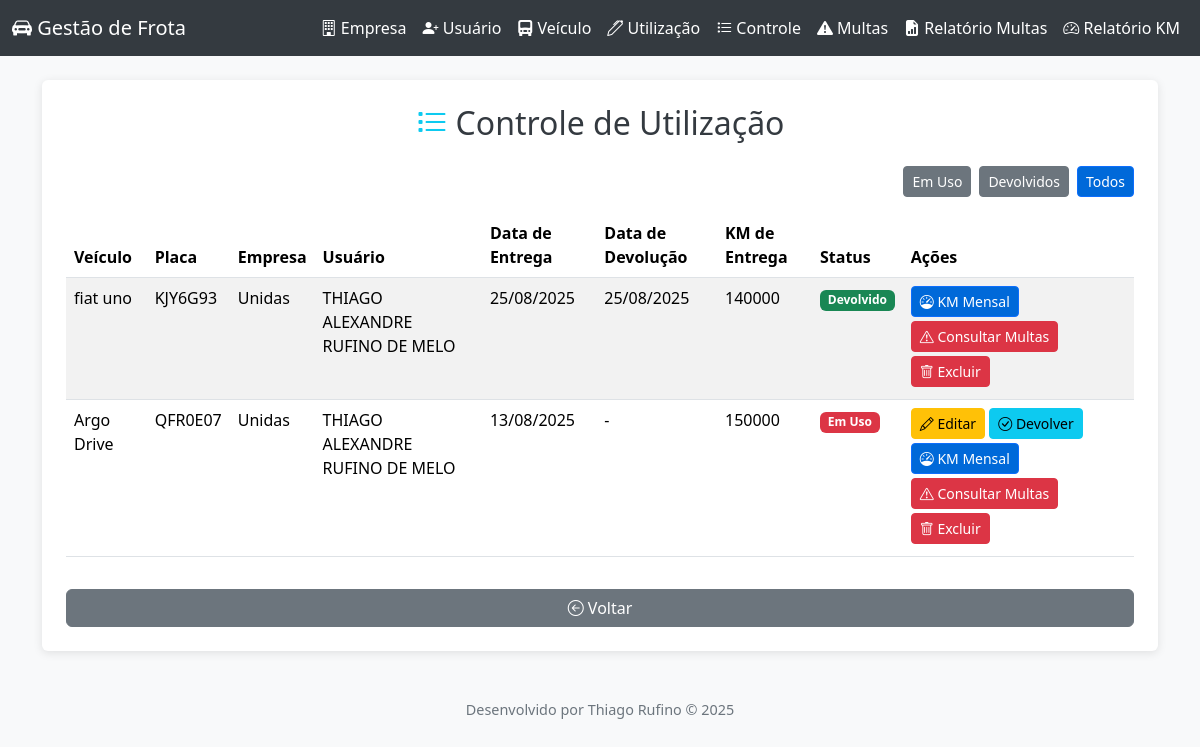
Page /controle_utilizacao?filtro=todos on the committed database.
### app.py (models this page shows, shortened)
class Utilizacao(db.Model):
    id = db.Column(db.Integer, primary_key=True)
    veiculo_id = db.Column(db.Integer, db.ForeignKey('veiculo.id'), nullable=False)
    usuario_id = db.Column(db.Integer, db.ForeignKey('usuario.id'), nullable=False)
    empresa_id = db.Column(db.Integer, db.ForeignKey('empresa.id'), nullable=False)
    data_entrega = db.Column(db.Date, nullable=False)
    km_entrega = db.Column(db.Integer, nullable=False)
    data_devolucao = db.Column(db.Date, nullable=True)
    km_devolucao = db.Column(db.Integer, nullable=True)
    veiculo = db.relationship('Veiculo')
    usuario = db.relationship('Usuario')
    empresa = db.relationship('Empresa')

class Veiculo(db.Model):
    id = db.Column(db.Integer, primary_key=True)
    marca_modelo = db.Column(db.String(100), nullable=False)
    placa = db.Column(db.String(10), nullable=False, unique=True)
    cor = db.Column(db.String(30), nullable=False)
    franquia_km = db.Column(db.Integer, default=2000)
    empresa_id = db.Column(db.Integer, db.ForeignKey('empresa.id'), nullable=False)
    empresa = db.relationship('Empresa')
    data_locacao = db.Column(db.Date, nullable=False)
    disponivel = db.Column(db.Boolean, default=True)

class Empresa(db.Model):
    id = db.Column(db.Integer, primary_key=True)
    nome = db.Column(db.String(100), nullable=False)

class Usuario(db.Model):
    id = db.Column(db.Integer, primary_key=True)
    nome = db.Column(db.String(100), nullable=False)
    cargo = db.Column(db.String(100), nullable=False)
    setor = db.Column(db.String(100), nullable=False)

### app.py (the view)
@app.route('/controle_utilizacao')
def controle_utilizacao():
    filtro = request.args.get('filtro', 'em_uso')
    if filtro == 'devolvidos':
        utilizacoes = Utilizacao.query.filter(Utilizacao.data_devolucao.isnot(None)).order_by(Utilizacao.data_devolucao.desc()).all()
    elif filtro == 'todos':
        utilizacoes = Utilizacao.query.order_by(Utilizacao.data_entrega.desc()).all()
    else: # Padrão: 'em_uso'
        utilizacoes = Utilizacao.query.filter(Utilizacao.data_devolucao.is_(None)).order_by(Utilizacao.data_entrega.desc()).all()
    return render_template('controle_utilizacao.html', utilizacoes=utilizacoes, filtro_atual=filtro)

### templates/controle_utilizacao.html (shortened to what this page needs)
{% extends "base.html" %}
{% block content %}
<div class="row justify-content-center">
    <div class="col-md-12">
        <div class="card p-4">
            <h2 class="mb-4 text-center">
                <i class="bi bi-list-task text-info me-2"></i>Controle de Utilização
            </h2>
            <div class="mb-3 d-flex justify-content-end">
                <a href="{{ url_for('controle_utilizacao', filtro='em_uso') }}" class="btn btn-sm {% if filtro_atual == 'em_uso' %}btn-primary{% else %}btn-secondary{% endif %} me-2">Em Uso</a>
                <a href="{{ url_for('controle_utilizacao', filtro='devolvidos') }}" class="btn btn-sm {% if filtro_atual == 'devolvidos' %}btn-primary{% else %}btn-secondary{% endif %} me-2">Devolvidos</a>
                <a href="{{ url_for('controle_utilizacao', filtro='todos') }}" class="btn btn-sm {% if filtro_atual == 'todos' %}btn-primary{% else %}btn-secondary{% endif %}">Todos</a>
            </div>
            <div class="table-responsive">
                <table class="table table-striped table-hover">
                    <thead>
                        <tr>
                            <th>Veículo</th>
                            <th>Placa</th>
                            <th>Empresa</th>
                            <th>Usuário</th>
                            <th>Data de Entrega</th>
                            <th>Data de Devolução</th>
                            <th>KM de Entrega</th>
                            <th>Status</th>
                            <th>Ações</th>
                        </tr>
                    </thead>
                    <tbody>
                        {% for utilizacao in utilizacoes %}
                        <tr>
                            <td>{{ utilizacao.veiculo.marca_modelo }}</td>
                            <td>{{ utilizacao.veiculo.placa }}</td>
                            <td>{{ utilizacao.empresa.nome }}</td>
                            <td>{{ utilizacao.usuario.nome }}</td>
                            <td>{{ utilizacao.data_entrega.strftime('%d/%m/%Y') }}</td>
                            <td>
                                {% if utilizacao.data_devolucao %}
                                    {{ utilizacao.data_devolucao.strftime('%d/%m/%Y') }}
                                {% else %}
                                    -
                                {% endif %}
                            </td>
                            <td>{{ utilizacao.km_entrega }}</td>
                            <td>
                                {% if utilizacao.data_devolucao %}
                                    <span class="badge bg-success">Devolvido</span>
                                {% else %}
                                    <span class="badge bg-danger">Em Uso</span>
                                {% endif %}
                            </td>
                            <td>
                                {% if not utilizacao.data_devolucao %}
                                <a href="{{ url_for('editar_utilizacao', id=utilizacao.id) }}" class="btn btn-sm btn-warning mb-1">
                                    <i class="bi bi-pencil"></i> Editar
                                </a>
                                <a href="{{ url_for('devolucao', id=utilizacao.id) }}" class="btn btn-sm btn-info mb-1">
                                    <i class="bi bi-check-circle"></i> Devolver
                                </a>
                                {% endif %}
                                <a href="{{ url_for('controle_km_mensal', utilizacao_id=utilizacao.id) }}" class="btn btn-sm btn-primary mb-1">
                                    <i class="bi bi-speedometer"></i> KM Mensal
                                </a>
                                <a href="{{ url_for('consultar_multas_por_utilizacao', utilizacao_id=utilizacao.id) }}" class="btn btn-sm btn-danger mb-1">
                                    <i class="bi bi-exclamation-triangle"></i> Consultar Multas
                                </a>
                                <form action="{{ url_for('excluir_utilizacao', id=utilizacao.id) }}" method="POST" style="display:inline;">
                                    <button type="submit" class="btn btn-sm btn-danger mb-1" onclick="return confirm('Tem certeza que deseja excluir esta utilização?')">
                                        <i class="bi bi-trash"></i> Excluir
                                    </button>
                                </form>
                            </td>
                        </tr>
                        {% endfor %}
                    </tbody>
                </table>
            </div>
            <a href="{{ url_for('index') }}" class="btn btn-secondary mt-3">
                <i class="bi bi-arrow-left-circle"></i> Voltar
            </a>
        </div>
    </div>
</div>
{% endblock %}

### templates/base.html (style rules this page uses)
body { background-color: #f8f9fa; }
.card { border: none; box-shadow: 0 2px 10px rgba(0,0,0,0.1); }
.btn-primary { background-color: #0069d9; }
.btn-secondary { background-color: #6c757d; }
h1, h2 { color: #343a40; }

### rows in the picture
Utilizacao: veiculo.marca_modelo "fiat uno", veiculo.placa "KJY6G93", empresa.nome "Unidas", usuario.nome "THIAGO ALEXANDRE RUFINO DE MELO", data_entrega "25/08/2025", data_devolucao "25/08/2025", km_entrega "140000", shows "Devolvido"
Utilizacao: veiculo.marca_modelo "Argo Drive", veiculo.placa "QFR0E07", empresa.nome "Unidas", usuario.nome "THIAGO ALEXANDRE RUFINO DE MELO", data_entrega "13/08/2025", km_entrega "150000", shows "Em Uso"

### other values in the picture
{{ 2025 }} "2025"
